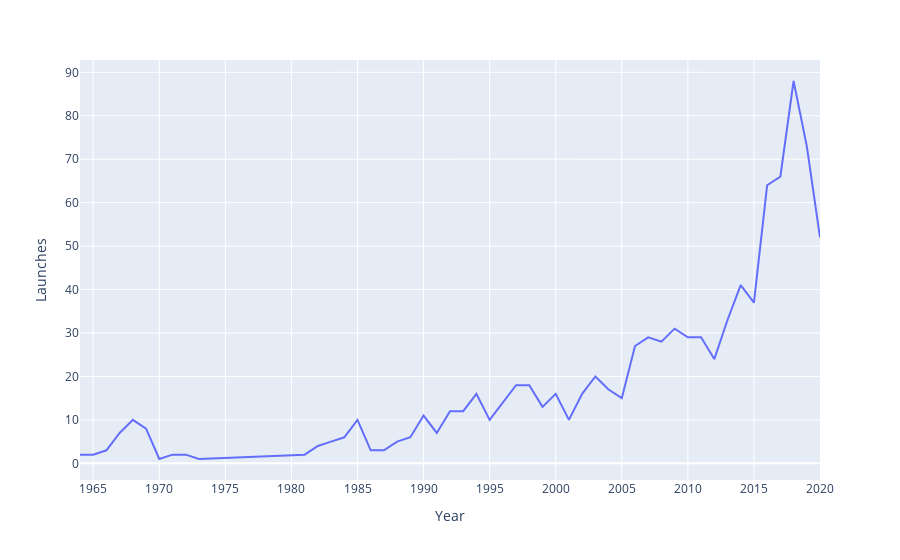

The notebook cell saved with this chart:
### Code cell
fig = px.line(df_launch_per_year, x='Year', y="Launches")

fig.update_layout(
    xaxis=dict(
        tickmode='linear',  
        dtick=5 
    )
)

fig.show()

### Figure 1 — Plotly figure (JSON) as saved in the notebook; plotly's stock layout.template omitted (floating-point values rounded to 4 significant figures)
{"data": [{"hovertemplate": "Year=%{x}<br>Launches=%{y}<extra></extra>", "legendgroup": "", "line": {"color": "#636efa", "dash": "solid"}, "marker": {"symbol": "circle"}, "mode": "lines", "name": "", "orientation": "v", "showlegend": false, "type": "scatter", "x": [1964, 1965, 1966, 1967, 1968, 1969, 1970, 1971, 1972, 1973, 1981, 1982, 1983, 1984, 1985, 1986, 1987, 1988, 1989, 1990, 1991, 1992, 1993, 1994, 1995, 1996, 1997, 1998, 1999, 2000, 2001, 2002, 2003, 2004, 2005, 2006, 2007, 2008, 2009, 2010, 2011, 2012, 2013, 2014, 2015, 2016, 2017, 2018, 2019, 2020], "xaxis": "x", "y": [2, 2, 3, 7, 10, 8, 1, 2, 2, 1, 2, 4, 5, 6, 10, 3, 3, 5, 6, 11, 7, 12, 12, 16, 10, 14, 18, 18, 13, 16, 10, 16, 20, 17, 15, 27, 29, 28, 31, 29, 29, 24, 33, 41, 37, 64, 66, 88, 73, 52], "yaxis": "y"}], "layout": {"legend": {"tracegroupgap": 0}, "margin": {"t": 60}, "xaxis": {"anchor": "y", "domain": [0, 1], "dtick": 5, "tickmode": "linear", "title": {"text": "Year"}}, "yaxis": {"anchor": "x", "domain": [0, 1], "title": {"text": "Launches"}}}}
